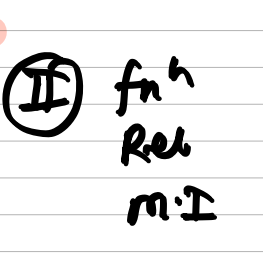
#> input picture backend/uploads/handwriting_105d99a586dc499598581448f72b7fe8.png, 263 x 257 px
$ python -i image_processor.py   (imports and definitions only)   (older library calls are emulated)
#> lines starting #> are read from the running program, lines starting #| are printed output that depends on the picture; after the words box and inside, x2 and y2 are one past the last pixel; in counts of white or black regions, pixels touching at a corner belong together
#> further down, picture is the input picture: shape (257, 263, 3); mean B, G, R 226.7, 226.8, 226.9
import os
import uuid
import cv2
import numpy as np
from typing import Tuple, Dict, Any, List
from fastapi import UploadFile, HTTPException, status
from core.config import settings

# [45 lines left out: function validate_and_save_upload, not called in this run]

def validate_image_matrix(img: np.ndarray) -> np.ndarray:
    """
    Validates decoded image array:
    1. Checks minimum dimensions (width >= 50, height >= 50).
    2. Validates contrast dynamic range.
    3. Rejects blank/uniform canvases (standard deviation check).
    4. Rejects images with negligible or saturated foreground ink.
    """
    if img is None or img.size == 0:
        raise HTTPException(
            status_code=status.HTTP_400_BAD_REQUEST,
            detail="Failed to decode image. Corrupted or invalid image data."
        )

    h, w = img.shape[:2]
#> h = 257; w = 263
    if h < 50 or w < 50:
        raise HTTPException(
            status_code=status.HTTP_400_BAD_REQUEST,
            detail=f"Image dimensions ({w}x{h}) too small for morphological extraction. Minimum dimensions: 50x50 pixels."
        )

    # Convert to grayscale for metric evaluations
    gray = cv2.cvtColor(img, cv2.COLOR_BGR2GRAY) if len(img.shape) == 3 else img

    # Dynamic range test
    dynamic_range = int(np.max(gray)) - int(np.min(gray))
#> dynamic_range = 255
    if dynamic_range < 15:
        raise HTTPException(
            status_code=status.HTTP_400_BAD_REQUEST,
            detail="Image has insufficient contrast or dynamic range (near-uniform canvas)."
        )

    # Intensity variance test (detects solid white/black/gray blocks)
    std_dev = float(np.std(gray))
#> std_dev = 75.64
    if std_dev < 3.0:
        raise HTTPException(
            status_code=status.HTTP_400_BAD_REQUEST,
            detail="Blank or featureless image detected (insufficient pixel variance)."
        )

    # Otsu foreground ink presence test
    _, thresh = cv2.threshold(gray, 0, 255, cv2.THRESH_BINARY_INV + cv2.THRESH_OTSU)
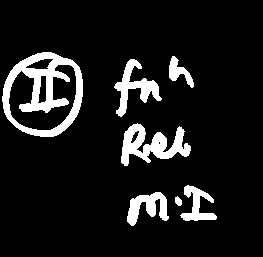
#> thresh: shape (257, 263); 10.3% white; 7 white regions, largest, box (x1, y1, x2, y2) and area: (2, 52, 83, 137) 2862, (121, 123, 191, 166) 1450, (114, 59, 162, 117) 950
    ink_ratio = float(np.sum(thresh > 0)) / float(thresh.size)
#> ink_ratio = 0.103
    if ink_ratio < 0.0005:
        raise HTTPException(
            status_code=status.HTTP_400_BAD_REQUEST,
            detail="Blank or non-informative image detected. Minimum foreground ink density (0.05%) not met."
        )
    if ink_ratio > 0.995:
        raise HTTPException(
            status_code=status.HTTP_400_BAD_REQUEST,
            detail="Overexposed or completely saturated image detected. Maximum ink threshold exceeded."
        )

    return img

# [15 lines left out: functions decode_image_from_bytes, decode_image_from_path, not called in this run]

class PreprocessedImageData:
    def __init__(
        self,
        original_bgr: np.ndarray,
        gray: np.ndarray,
        denoised: np.ndarray,
        enhanced: np.ndarray,
        binary_thresh: np.ndarray,
        deskew_angle: float,
        num_components: int,
        labels: np.ndarray,
        stats: np.ndarray,
        centroids: np.ndarray,
        contours: List[np.ndarray],
        laplacian_blur_var: float
    ):
        self.original_bgr = original_bgr
        self.gray = gray
        self.denoised = denoised
        self.enhanced = enhanced
        self.binary_thresh = binary_thresh # 255 for ink, 0 for background
        self.deskew_angle = deskew_angle
        self.num_components = num_components
        self.labels = labels
        self.stats = stats
        self.centroids = centroids
        self.contours = contours
        self.laplacian_blur_var = laplacian_blur_var

def preprocess_handwriting_pipeline(img: np.ndarray) -> PreprocessedImageData:
    """
    Real Handwriting Preprocessing Pipeline:
    Grayscale -> Blur check -> Denoising -> Contrast Normalization (CLAHE) ->
    Thresholding (Otsu + Adaptive) -> Deskew -> Connected Components & Contours.
    """
    img = validate_image_matrix(img)

    # 1. Grayscale Conversion
    if len(img.shape) == 3:
        gray = cv2.cvtColor(img, cv2.COLOR_BGR2GRAY)
    else:
        gray = img.copy()

    # 2. Blur / Sharpness check via Laplacian Variance
    laplacian_var = float(cv2.Laplacian(gray, cv2.CV_64F).var())
#> laplacian_var = 2993.8

    # 3. Denoising (Gaussian Filter)
    denoised = cv2.GaussianBlur(gray, (5, 5), 0)
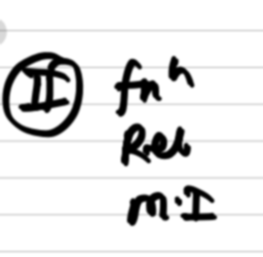
#> denoised: shape (257, 263); min 0, max 255, mean 226.8

    # 4. Contrast Normalization via CLAHE (Contrast Limited Adaptive Histogram Equalization)
    clahe = cv2.createCLAHE(clipLimit=2.0, tileGridSize=(8, 8))
    enhanced = clahe.apply(denoised)

    # 5. Thresholding (Otsu's Inverted Binary Thresholding)
    _, thresh = cv2.threshold(enhanced, 0, 255, cv2.THRESH_BINARY_INV + cv2.THRESH_OTSU)
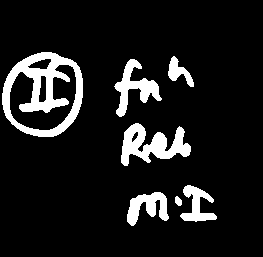
#> thresh: shape (257, 263); 10.9% white; 7 white regions

    # 6. Deskewing via minAreaRect of active ink pixels
    coords = np.column_stack(np.where(thresh > 0))
#> coords = 7342 pairs, first value 52 to 225, second value 2 to 216
    deskew_angle = 0.0
    if len(coords) > 50:
        rect = cv2.minAreaRect(coords)
#> rect = ((137.2, 107.6), (206.5, 178.5), -86.37)
        angle = rect[-1]
#> angle = -86.37
        if angle < -45:
            angle = -(90 + angle)
#> angle = -3.63
        elif angle > 45:
            angle = 90 - angle
        else:
            angle = -angle

        # Rotate if reasonable tilt detected (0.5 to 30 degrees)
        if 0.5 < abs(angle) < 30.0:
            deskew_angle = float(angle)
#> deskew_angle = -3.63
            h, w = gray.shape[:2]
#> h = 257; w = 263
            center = (w // 2, h // 2)
#> center = (131, 128)
            M = cv2.getRotationMatrix2D(center, deskew_angle, 1.0)
#> M = [[0.998, -0.0634, 8.37], [0.0634, 0.998, -8.04]]
            gray = cv2.warpAffine(gray, M, (w, h), flags=cv2.INTER_CUBIC, borderMode=cv2.BORDER_REPLICATE)
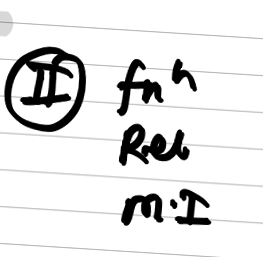
#> gray: shape (257, 263); min 0, max 255, mean 226.7
            enhanced = cv2.warpAffine(enhanced, M, (w, h), flags=cv2.INTER_CUBIC, borderMode=cv2.BORDER_REPLICATE)
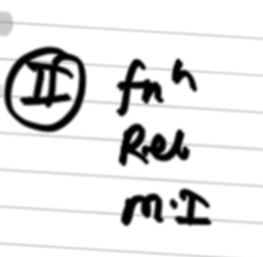
#> enhanced: shape (257, 263); min 0, max 255, mean 226.3
            thresh = cv2.warpAffine(thresh, M, (w, h), flags=cv2.INTER_CUBIC, borderMode=cv2.BORDER_CONSTANT, borderValue=0)
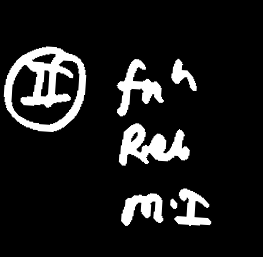
#> thresh: shape (257, 263); min 0, max 255, mean 27.7

    # 7. Connected Components Analysis
    num_labels, labels, stats, centroids = cv2.connectedComponentsWithStats(thresh, connectivity=8)
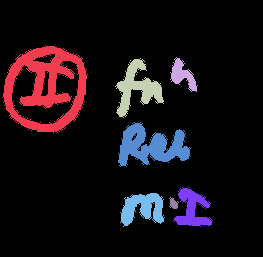
#> labels: shape (257, 263) int32; 10 distinct labels, from 0 to 9; one colour per label, 0 black
#> num_labels = 10; stats = [[0, 0, 263, 257, 58983], [2, 45, 86, 88, 3512], [170, 57, 28, 35, 427], [115, 58, 49, 60, 1174], [130, 60, 1, 1, 1], [136, 74, 1, 1, 1], [118, 122, 73, 45, 1749], [173, 187, 40, 40, 766], [120, 193, 45, 34, 906], [169, 197, 10, 12, 72]]; centroids = [[134, 128.8], [45.71, 86.16], [182.2, 74.6], [137, 87.43], [130, 60], [136, 74], [150.9, 145.8], [192.1, 208.6], [142.3, 207.6], [173.2, 203.2]]

    # 8. Contour Analysis
    contours, _ = cv2.findContours(thresh, cv2.RETR_LIST, cv2.CHAIN_APPROX_SIMPLE)
#> contours = 117 contours, 107 with area under 20; largest, box (x1, y1, x2, y2) and area: (2, 45, 88, 133) 5534, (11, 60, 80, 125) 2150, (118, 122, 191, 167) 1630, (115, 58, 164, 118) 1040, (120, 193, 165, 227) 806

    return PreprocessedImageData(
        original_bgr=img,
        gray=gray,
        denoised=denoised,
        enhanced=enhanced,
        binary_thresh=thresh,
        deskew_angle=deskew_angle,
        num_components=num_labels - 1, # omit background label 0
        labels=labels,
        stats=stats,
        centroids=centroids,
        contours=contours,
        laplacian_blur_var=laplacian_var
    )
#> in __init__, `self.deskew_angle = deskew_angle`: self.deskew_angle = -3.63
#> in __init__, `self.stats = stats`: self.stats has the same summary as stats in preprocess_handwriting_pipeline
#> in __init__, `self.centroids = centroids`: self.centroids has the same summary as centroids in preprocess_handwriting_pipeline
#> in __init__, `self.contours = contours`: self.contours has the same summary as contours in preprocess_handwriting_pipeline
#> in __init__, `self.laplacian_blur_var = laplacian_blur_var`: self.laplacian_blur_var = 2993.8

>>> import cv2
>>> picture = cv2.imread('../uploads/handwriting_105d99a586dc499598581448f72b7fe8.png')
>>> result = preprocess_handwriting_pipeline(picture)

$ run again, on backend/uploads/handwriting_f5a5c231260e456280c3c586ec606466.png
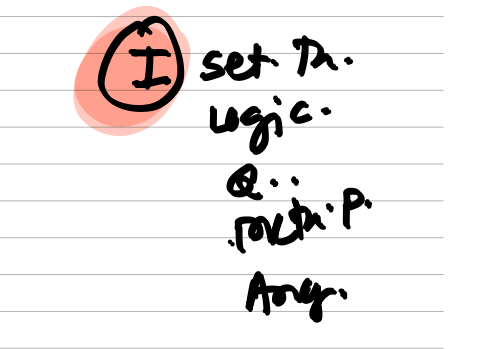
#> input picture backend/uploads/handwriting_f5a5c231260e456280c3c586ec606466.png, 481 x 349 px
#> picture is the input picture: shape (349, 481, 3); mean B, G, R 230.2, 231, 235.1
#> dynamic_range = 255
#> std_dev = 64.62
#> in validate_image_matrix, `_, thresh = cv2.threshold(gray, 0, 255, cv2.THRESH_BINARY_INV + cv2.TH..`:
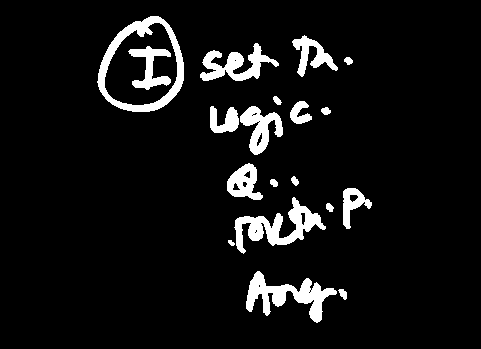
#> thresh: shape (349, 481); 7.1% white; 19 white regions, largest, box (x1, y1, x2, y2) and area: (97, 16, 184, 112) 2007, (234, 197, 326, 254) 1818, (246, 271, 337, 323) 1797
#> ink_ratio = 0.0713
#> laplacian_var = 2040.9
#> coords = 13424 pairs, first value 15 to 322, second value 76 to 371
#> rect = ((140.3, 264.9), (236.2, 352.8), -52.09)
#> in preprocess_handwriting_pipeline, `angle = rect[-1]`: angle = -52.09
#> in preprocess_handwriting_pipeline, `angle = -(90 + angle)`: angle = -37.91
#> in preprocess_handwriting_pipeline, `num_labels, labels, stats, centroids = cv2.connectedComponentsWithStat..`:
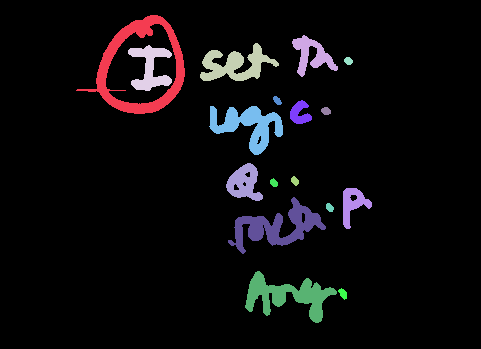
#> labels: shape (349, 481) int32; 18 distinct labels, from 0 to 17; one colour per label, 0 black
#> num_labels = 18; stats = 18 rows, first 6: [0, 0, 481, 349, 154445], [76, 15, 109, 99, 2654], [292, 35, 46, 42, 800], [200, 43, 79, 38, 1405], [128, 45, 44, 46, 965], [344, 57, 9, 8, 54]; centroids = 18 rows, first 8: [240.1, 176.5], [139.2, 66.47], [311.5, 54.61], [235, 64.47], [149.8, 67.46], [348, 60.5], [276.8, 100.1], [299.5, 112.9]
#> contours = 25 contours, 2 with area under 20; largest, box (x1, y1, x2, y2) and area: (76, 15, 185, 114) 6512, (105, 23, 177, 105) 4140, (228, 197, 326, 254) 1812, (245, 271, 337, 323) 1736, (209, 106, 283, 155) 1491
#> self.stats has the same summary as stats in preprocess_handwriting_pipeline
#> self.centroids has the same summary as centroids in preprocess_handwriting_pipeline
#> self.contours has the same summary as contours in preprocess_handwriting_pipeline
#> self.laplacian_blur_var = 2040.9
